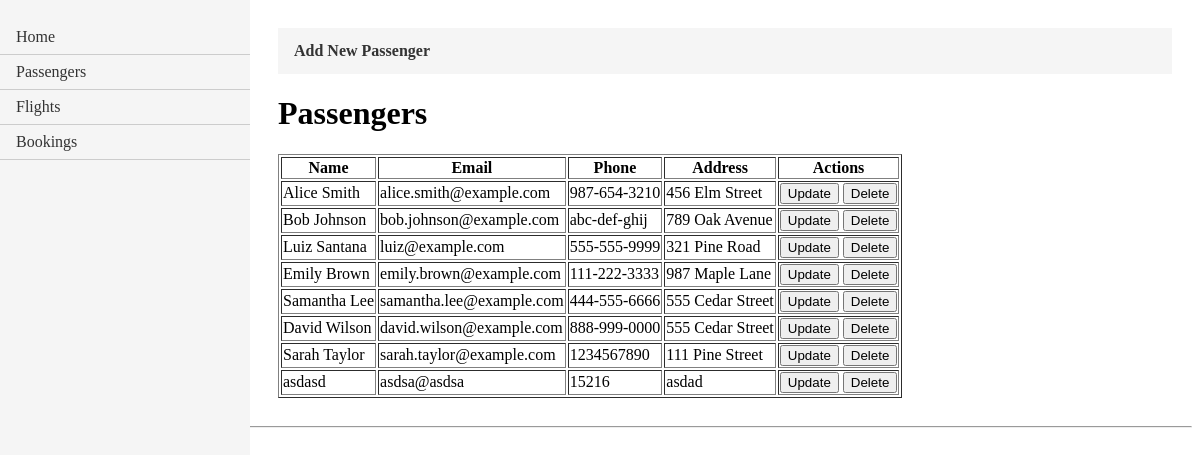
Before: /passenger_list/ with the older database file.
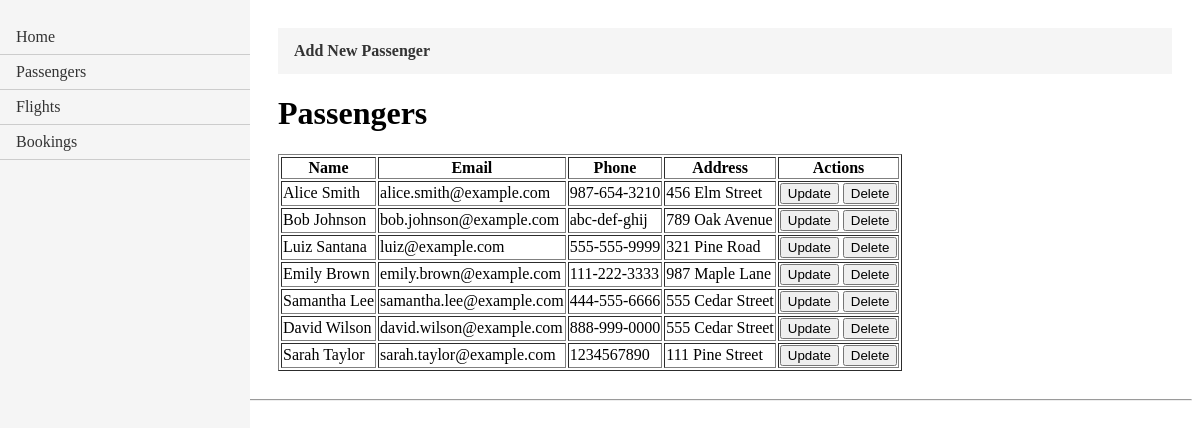
After: the same page with the newer database file.
### FlightBookingApp/models.py (models this page shows)
class Passenger(models.Model):
    passengerID = models.AutoField(primary_key=True)
    name = models.CharField(max_length=100)
    email = models.EmailField(unique=True)
    phone = models.CharField(max_length=20)
    address = models.CharField(max_length=200)

### FlightBookingApp/views.py (the view)
# urls.py: path('passenger_list/', views.passenger_list, name='passenger_list'),
def passenger_list(request):
    passengers = Passenger.objects.all()
    return render(request, 'passenger_list.html', {'passengers': passengers})

### FlightBookingApp/templates/passenger_list.html
{% extends "layout.html" %}
{% block content%}
<ul class="crud-menu">
    <li><a href="{% url 'create_passenger' %}"><b>Add New Passenger</b></a></li>
</ul>
<h1>Passengers</h1>
<table border="1">
    <thead>
      <tr>
        <th>Name</th>
        <th>Email</th>
        <th>Phone</th>
        <th>Address</th>
        <th>Actions</th>
      </tr>
    </thead>
    <tbody>
      {% for passenger in passengers %}
      <tr>
        <td>{{ passenger.name }}</td>
        <td>{{ passenger.email }}</td>
        <td>{{ passenger.phone }}</td>
        <td>{{ passenger.address }}</td>
        <td>
          <form action="{% url 'update_passenger_form' passenger.passengerID %}" method="post" style="display: inline;">
            <button type="submit">Update</button>
          </form>
          <form action="{% url 'delete_passenger' passenger.passengerID %}" method="post" style="display: inline;">
            <button type="submit">Delete</button>
          </form>
        </td>
      </tr>
      {% endfor %}
    </tbody>
  </table>
{%endblock content%}

Changed rows visible on the page:
removed Passenger: name "asdasd", email "asdsa@asdsa", phone "15216", address "asdad"
